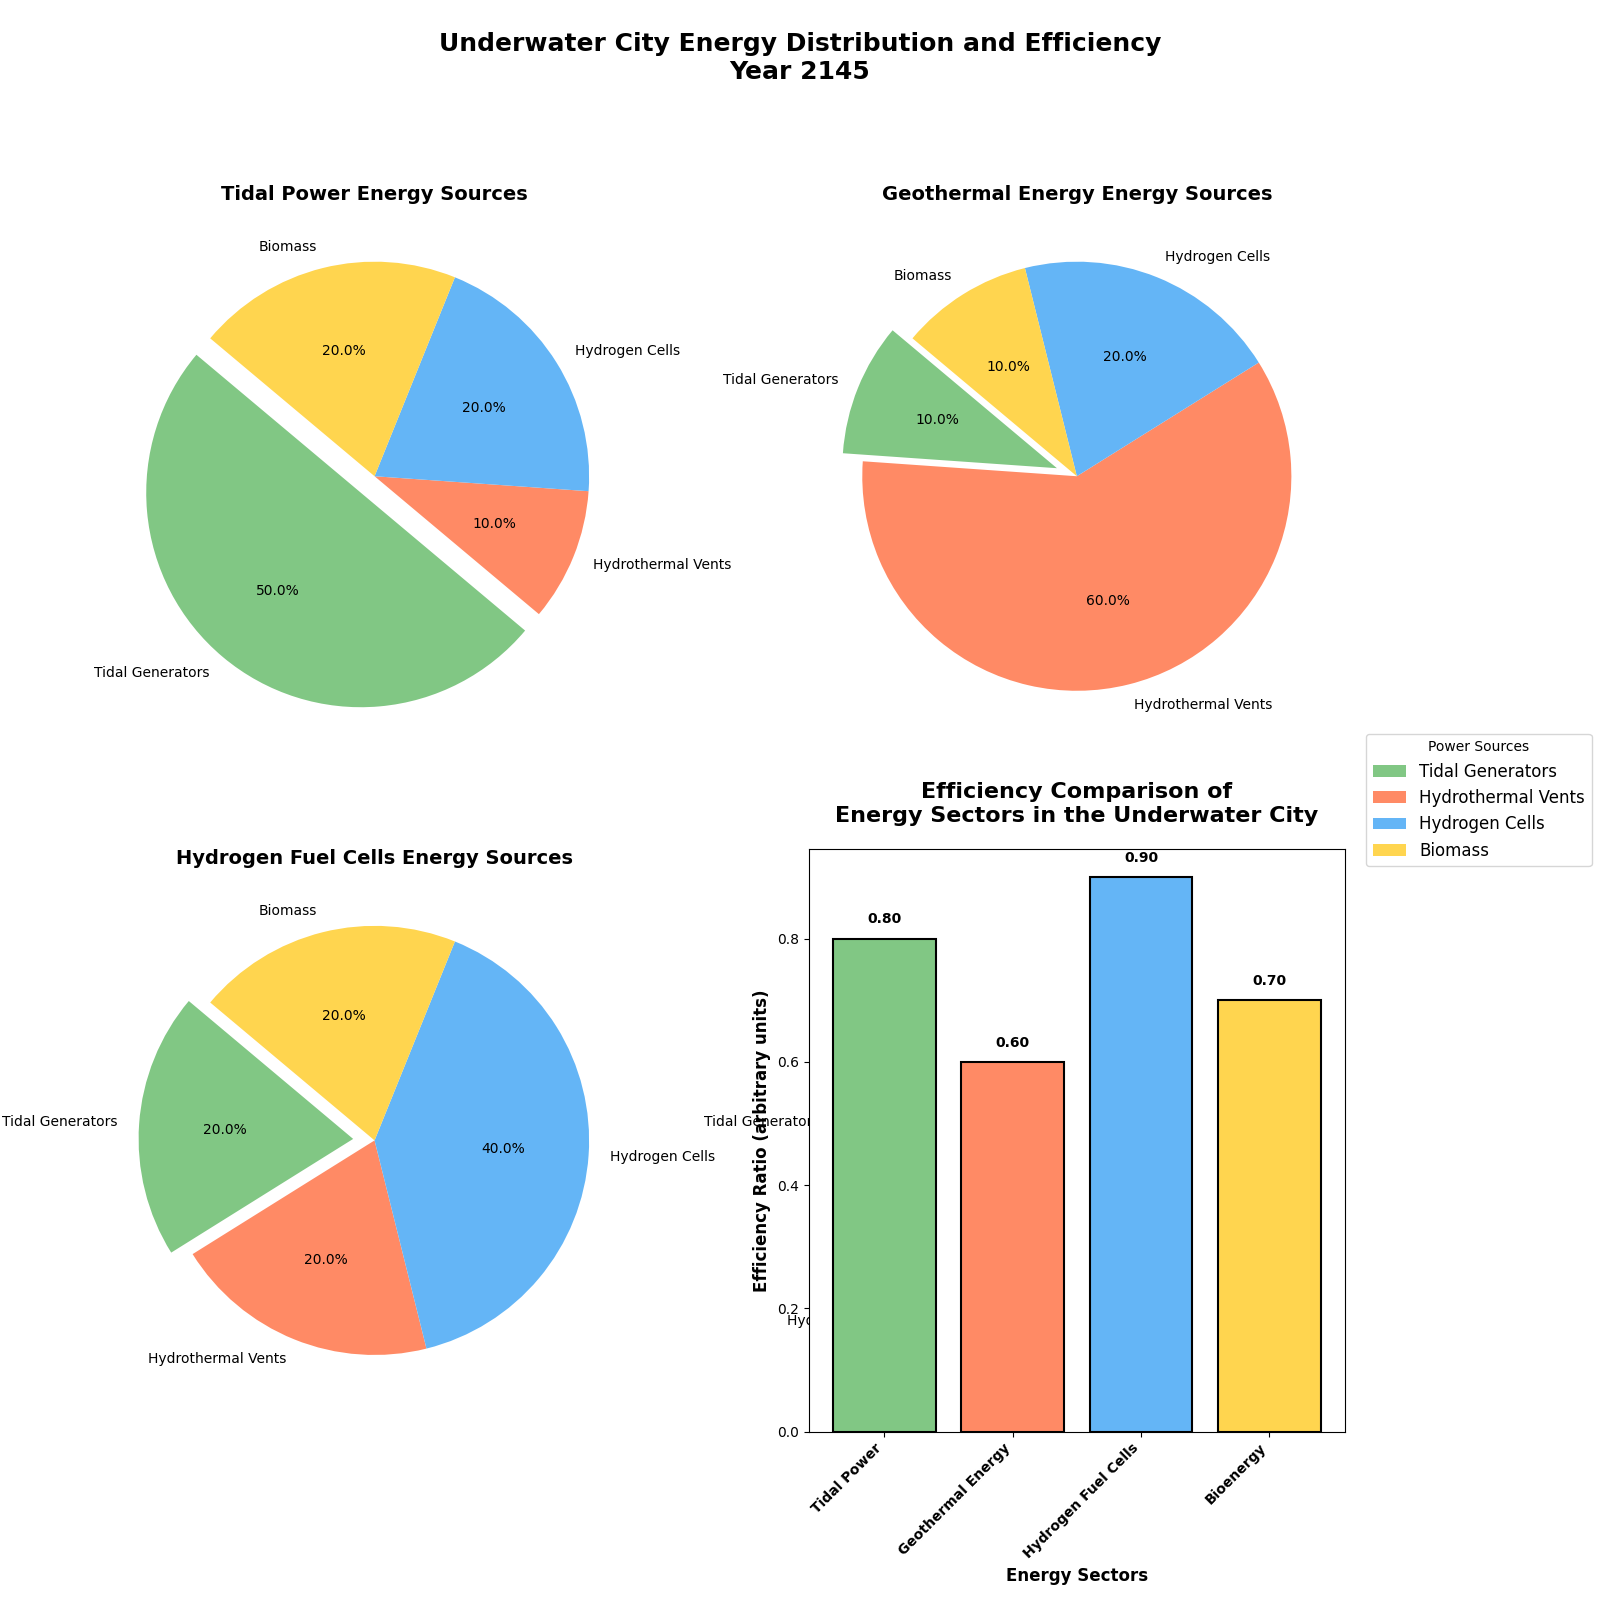

The Python source for this figure:
import matplotlib.pyplot as plt
import numpy as np

# Backstory:
# In a fictional underwater city, various forms of energy are being utilized to sustain the city’s needs. This script visualizes the power sources for the city and compares the efficiency of these power sources in a secondary plot.

# Define the sectors and their respective power sources
sectors = ['Tidal Power', 'Geothermal Energy', 'Hydrogen Fuel Cells', 'Bioenergy']
power_sources = ['Tidal Generators', 'Hydrothermal Vents', 'Hydrogen Cells', 'Biomass']

# Energy distribution by type in each sector (percentages)
energy_data = [
    [50, 10, 20, 20],  # Tidal Power
    [10, 60, 20, 10],  # Geothermal Energy
    [20, 20, 40, 20],  # Hydrogen Fuel Cells
    [20, 10, 20, 50]   # Bioenergy
]

# Efficiency ratios (arbitrary units)
efficiency_ratios = [0.8, 0.6, 0.9, 0.7]

# Colors for each energy type
colors = ['#81C784', '#FF8A65', '#64B5F6', '#FFD54F']

# Create the figure and set up subplots
fig, ax = plt.subplots(2, 2, figsize=(16,16))
plt.subplots_adjust(top=0.85)
fig.suptitle("Underwater City Energy Distribution and Efficiency\nYear 2145", fontsize=18, fontweight='bold', y=0.98)

# Explode parameter to highlight key sections
explode = (0.1, 0, 0, 0)

# Iterate through each sector and plot the respective pie chart
for i, sector in enumerate(sectors):
    wedges, texts, autotexts = ax.flatten()[i].pie(
        energy_data[i],
        labels=power_sources,
        autopct='%1.1f%%',
        startangle=140,
        colors=colors,
        explode=explode,
        textprops=dict(color="black")
    )
    for text in texts:
        text.set_fontsize(10)
    for autotext in autotexts:
        autotext.set_fontsize(10)
    ax.flatten()[i].set_title(f"{sector} Energy Sources", fontsize=14, fontweight='bold')

# Add a legend for the power sources
fig.legend(wedges, power_sources, loc='center right', fontsize=12, title='Power Sources')

# Create an additional subplot for efficiency comparison
ax_eff = fig.add_subplot(224)
bars = ax_eff.bar(sectors, efficiency_ratios, color=colors, edgecolor='black', linewidth=1.5)

# Add labels and title to the bar chart
ax_eff.set_ylabel('Efficiency Ratio (arbitrary units)', fontsize=12, fontweight='bold')
ax_eff.set_xlabel('Energy Sectors', fontsize=12, fontweight='bold')
ax_eff.set_title('Efficiency Comparison of\nEnergy Sectors in the Underwater City', fontsize=16, fontweight='bold', pad=20)

# Annotate the bar chart with the exact values
for bar, efficiency in zip(bars, efficiency_ratios):
    ax_eff.text(bar.get_x() + bar.get_width() / 2, bar.get_height() + 0.02, f'{efficiency:.2f}', ha='center', va='bottom', fontsize=10, fontweight='bold')

# Enhance x-tick label visibility
ax_eff.set_xticklabels(sectors, rotation=45, ha='right', fontsize=10, fontweight='bold')

# Automatically adjust the layout to prevent overlapping
plt.tight_layout(rect=[0, 0, 0.85, 0.95])

# Display the plot
plt.show()
